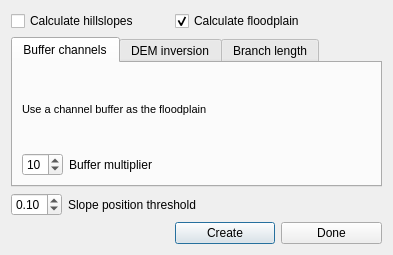
<?xml version="1.0" encoding="UTF-8"?>
<ui version="4.0">
 <class>landscapeDialog</class>
 <widget class="QDialog" name="landscapeDialog">
  <property name="geometry">
   <rect>
    <x>0</x>
    <y>0</y>
    <width>393</width>
    <height>255</height>
   </rect>
  </property>
  <property name="windowTitle">
   <string>Landscape analysis</string>
  </property>
  <property name="windowIcon">
   <iconset resource="resources.qrc">
    <normaloff>:/plugins/QSWATPlus/swatplus.ico</normaloff>:/plugins/QSWATPlus/swatplus.ico</iconset>
  </property>
  <layout class="QGridLayout" name="gridLayout_2">
   <item row="0" column="0" colspan="2">
    <widget class="QCheckBox" name="hillslopesCheckBox">
     <property name="enabled">
      <bool>true</bool>
     </property>
     <property name="toolTip">
      <string>Divide each subbasin into left and right hillslopes plus, for subbasins containing a stream source, the headwater area.</string>
     </property>
     <property name="autoFillBackground">
      <bool>false</bool>
     </property>
     <property name="text">
      <string>Calculate hillslopes</string>
     </property>
     <property name="checked">
      <bool>false</bool>
     </property>
    </widget>
   </item>
   <item row="0" column="2" colspan="2">
    <widget class="QCheckBox" name="floodplainCheckBox">
     <property name="toolTip">
      <string>Divide each subbasin into a floodplain and upslope area.</string>
     </property>
     <property name="text">
      <string>Calculate floodplain</string>
     </property>
     <property name="checked">
      <bool>true</bool>
     </property>
    </widget>
   </item>
   <item row="1" column="0" colspan="4">
    <widget class="QTabWidget" name="methodTab">
     <property name="enabled">
      <bool>true</bool>
     </property>
     <property name="toolTip">
      <string/>
     </property>
     <property name="currentIndex">
      <number>0</number>
     </property>
     <widget class="QWidget" name="tab_3">
      <attribute name="title">
       <string>Buffer channels</string>
      </attribute>
      <layout class="QGridLayout" name="gridLayout_4">
       <item row="0" column="0" colspan="2">
        <widget class="QLabel" name="label_5">
         <property name="text">
          <string>&lt;!DOCTYPE HTML PUBLIC &quot;-//W3C//DTD HTML 4.0//EN&quot; &quot;http://www.w3.org/TR/REC-html40/strict.dtd&quot;&gt;
&lt;html&gt;&lt;head&gt;&lt;meta name=&quot;qrichtext&quot; content=&quot;1&quot; /&gt;&lt;style type=&quot;text/css&quot;&gt;
p, li { white-space: pre-wrap; }
&lt;/style&gt;&lt;/head&gt;&lt;body style=&quot; font-family:'MS Shell Dlg 2'; font-size:8.25pt; font-weight:400; font-style:normal;&quot;&gt;
&lt;p style=&quot; margin-top:12px; margin-bottom:12px; margin-left:0px; margin-right:0px; -qt-block-indent:0; text-indent:0px;&quot;&gt;Use a channel buffer as the floodplain&lt;/p&gt;&lt;/body&gt;&lt;/html&gt;</string>
         </property>
        </widget>
       </item>
       <item row="1" column="0">
        <widget class="QSpinBox" name="bufferMultiplier">
         <property name="sizePolicy">
          <sizepolicy hsizetype="Maximum" vsizetype="Fixed">
           <horstretch>0</horstretch>
           <verstretch>0</verstretch>
          </sizepolicy>
         </property>
         <property name="toolTip">
          <string>&lt;html&gt;&lt;head/&gt;&lt;body&gt;&lt;p&gt;The width of the buffer each side of the stream is the stream width times the buffer multiplier.&lt;/p&gt;&lt;/body&gt;&lt;/html&gt;</string>
         </property>
         <property name="minimum">
          <number>1</number>
         </property>
         <property name="value">
          <number>10</number>
         </property>
        </widget>
       </item>
       <item row="1" column="1">
        <widget class="QLabel" name="label_6">
         <property name="toolTip">
          <string>&lt;html&gt;&lt;head/&gt;&lt;body&gt;&lt;p&gt;The width of the buffer each side of the stream is the stream width times the buffer multiplier.&lt;/p&gt;&lt;/body&gt;&lt;/html&gt;</string>
         </property>
         <property name="text">
          <string>Buffer multiplier                                                    </string>
         </property>
        </widget>
       </item>
      </layout>
     </widget>
     <widget class="QWidget" name="tab">
      <attribute name="title">
       <string>DEM inversion</string>
      </attribute>
      <layout class="QGridLayout" name="gridLayout_3">
       <item row="0" column="0" colspan="4">
        <widget class="QLabel" name="label">
         <property name="text">
          <string>Use an inverted DEM to calculate ridges</string>
         </property>
        </widget>
       </item>
       <item row="1" column="0" colspan="5">
        <widget class="QLabel" name="label_4">
         <property name="toolTip">
          <string>&lt;html&gt;&lt;head/&gt;&lt;body&gt;&lt;p&gt;The minimum number of cells flowing to a point in an inverted DEM for the point to be considered a ridge cell.  The default is the same number of cells as the stream delineation threshold.&lt;/p&gt;&lt;/body&gt;&lt;/html&gt;</string>
         </property>
         <property name="text">
          <string>Ridge threshold</string>
         </property>
         <property name="alignment">
          <set>Qt::AlignCenter</set>
         </property>
        </widget>
       </item>
       <item row="2" column="0">
        <widget class="QLineEdit" name="ridgeThresholdCells">
         <property name="sizePolicy">
          <sizepolicy hsizetype="Maximum" vsizetype="Fixed">
           <horstretch>0</horstretch>
           <verstretch>0</verstretch>
          </sizepolicy>
         </property>
         <property name="minimumSize">
          <size>
           <width>0</width>
           <height>20</height>
          </size>
         </property>
         <property name="toolTip">
          <string>&lt;html&gt;&lt;head/&gt;&lt;body&gt;&lt;p&gt;The minimum number of cells flowing to a point in an inverted DEM for the point to be considered a ridge cell. The default is the same number of cells as the stream delineation threshold.&lt;/p&gt;&lt;/body&gt;&lt;/html&gt;</string>
         </property>
        </widget>
       </item>
       <item row="2" column="1">
        <widget class="QLabel" name="label_7">
         <property name="text">
          <string>Number of cells</string>
         </property>
         <property name="wordWrap">
          <bool>true</bool>
         </property>
        </widget>
       </item>
       <item row="2" column="2">
        <widget class="QLineEdit" name="ridgeThresholdArea">
         <property name="sizePolicy">
          <sizepolicy hsizetype="Maximum" vsizetype="Fixed">
           <horstretch>0</horstretch>
           <verstretch>0</verstretch>
          </sizepolicy>
         </property>
         <property name="minimumSize">
          <size>
           <width>0</width>
           <height>20</height>
          </size>
         </property>
         <property name="toolTip">
          <string>&lt;html&gt;&lt;head/&gt;&lt;body&gt;&lt;p&gt;The minimum area flowing to a point in an inverted DEM for the point to be considered a ridge cell. The default is the same area as the stream delineation threshold.&lt;/p&gt;&lt;/body&gt;&lt;/html&gt;</string>
         </property>
        </widget>
       </item>
       <item row="2" column="3">
        <widget class="QLabel" name="label_8">
         <property name="text">
          <string>Area </string>
         </property>
        </widget>
       </item>
       <item row="2" column="4">
        <widget class="QComboBox" name="areaUnitsBox">
         <property name="minimumSize">
          <size>
           <width>0</width>
           <height>20</height>
          </size>
         </property>
        </widget>
       </item>
      </layout>
     </widget>
     <widget class="QWidget" name="tab_2">
      <attribute name="title">
       <string>Branch length</string>
      </attribute>
      <layout class="QGridLayout" name="gridLayout">
       <item row="0" column="0" colspan="2">
        <widget class="QLabel" name="label_2">
         <property name="text">
          <string>Use branch lengths to calculate ridges</string>
         </property>
        </widget>
       </item>
       <item row="1" column="0">
        <widget class="QLineEdit" name="branchThreshold">
         <property name="sizePolicy">
          <sizepolicy hsizetype="Maximum" vsizetype="Fixed">
           <horstretch>0</horstretch>
           <verstretch>0</verstretch>
          </sizepolicy>
         </property>
         <property name="toolTip">
          <string>&lt;html&gt;&lt;head/&gt;&lt;body&gt;&lt;p&gt;Adjacent points are defined as ridge points if the flow length in metres to where their flow paths join is at least this threshold. The default threshold is 2√A where A is the subbasin threshold in square metres.&lt;/p&gt;&lt;/body&gt;&lt;/html&gt;</string>
         </property>
        </widget>
       </item>
       <item row="1" column="1">
        <widget class="QLabel" name="label_3">
         <property name="toolTip">
          <string>&lt;html&gt;&lt;head/&gt;&lt;body&gt;&lt;p&gt;Adjacent points are defined as ridge points if the flow length in metres to where their flow paths join is at least this threshold. The default threshold is 2√A where A is the subbasin threshold in square metres.&lt;/p&gt;&lt;/body&gt;&lt;/html&gt;</string>
         </property>
         <property name="text">
          <string>Threshold branch length in metres                 </string>
         </property>
        </widget>
       </item>
      </layout>
     </widget>
    </widget>
   </item>
   <item row="2" column="0">
    <widget class="QDoubleSpinBox" name="slopePositionSpinBox">
     <property name="sizePolicy">
      <sizepolicy hsizetype="Maximum" vsizetype="Fixed">
       <horstretch>0</horstretch>
       <verstretch>0</verstretch>
      </sizepolicy>
     </property>
     <property name="toolTip">
      <string>&lt;html&gt;&lt;head/&gt;&lt;body&gt;&lt;p&gt;Maximum ratio of height of a  point above valley floor to height of ridge above valley floor for a point to be in the floodplain.  Must be between 0 and 1.&lt;/p&gt;&lt;/body&gt;&lt;/html&gt;</string>
     </property>
     <property name="maximum">
      <double>1.000000000000000</double>
     </property>
     <property name="singleStep">
      <double>0.010000000000000</double>
     </property>
     <property name="value">
      <double>0.100000000000000</double>
     </property>
    </widget>
   </item>
   <item row="2" column="1" colspan="3">
    <widget class="QLabel" name="slopePositionLabel">
     <property name="toolTip">
      <string>&lt;html&gt;&lt;head/&gt;&lt;body&gt;&lt;p&gt;Maximum ratio of height of a  point above valley floor to height of ridge above valley floor for a point to be in the floodplain.  Must be between 0 and 1.&lt;/p&gt;&lt;/body&gt;&lt;/html&gt;</string>
     </property>
     <property name="text">
      <string>Slope position threshold</string>
     </property>
    </widget>
   </item>
   <item row="3" column="2">
    <widget class="QPushButton" name="createButton">
     <property name="text">
      <string>Create</string>
     </property>
    </widget>
   </item>
   <item row="3" column="3">
    <widget class="QPushButton" name="doneButton">
     <property name="text">
      <string>Done</string>
     </property>
    </widget>
   </item>
  </layout>
 </widget>
 <resources>
  <include location="resources.qrc"/>
 </resources>
 <connections/>
</ui>
